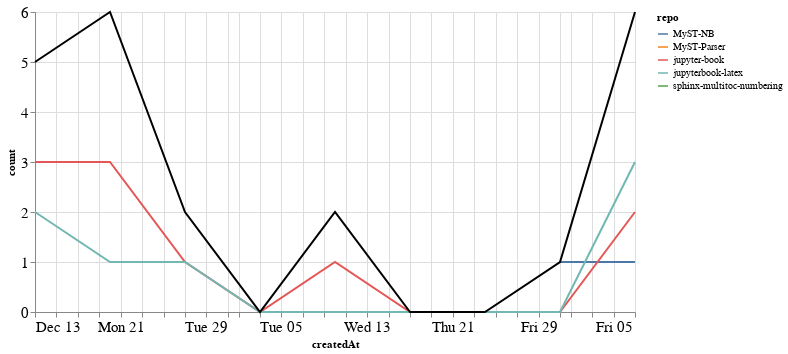

Write notebook code for a chart like this one.
### Markdown cell above
### Comments

### Code cell
comments_time = comments.groupby('repo').resample('W', on='createdAt').count()['author'].reset_index()
comments_time = comments_time.rename(columns={'author': 'count'})
comments_time_total = comments_time.groupby('createdAt').agg({"count": "sum"}).reset_index()
ch1 = alt.Chart(comments_time, width=600).mark_line().encode(
    x='createdAt',
    y='count',
    color='repo',
    tooltip="repo"
)

ch2 = alt.Chart(comments_time_total, width=600).mark_line(color="black").encode(
    x='createdAt',
    y='count',
)

ch1 + ch2

### Figure 1 — Vega-Lite specification as saved in the notebook (floating-point values rounded to 4 significant figures)
{"config": {"axisLeft": {"labelFontSize": 15}, "axisBottom": {"labelFontSize": 15}}, "layer": [{"data": {"name": "data-975ea37c59b7f8388df3868d44f7b47f"}, "mark": "line", "encoding": {"color": {"type": "nominal", "field": "repo"}, "tooltip": {"type": "nominal", "field": "repo"}, "x": {"type": "temporal", "field": "createdAt"}, "y": {"type": "quantitative", "field": "count"}}, "width": 600}, {"data": {"name": "data-f9bed72a3ea3f46961af6b83bf328777"}, "mark": {"type": "line", "color": "black"}, "encoding": {"x": {"type": "temporal", "field": "createdAt"}, "y": {"type": "quantitative", "field": "count"}}, "width": 600}], "$schema": "https://vega.github.io/schema/vega-lite/v4.8.1.json", "datasets": {"data-975ea37c59b7f8388df3868d44f7b47f": [{"repo": "MyST-NB", "createdAt": "2021-01-31T00:00:00", "count": 1}, {"repo": "MyST-NB", "createdAt": "2021-02-07T00:00:00", "count": 1}, {"repo": "MyST-Parser", "createdAt": "2020-12-20T00:00:00", "count": 2}, {"repo": "jupyter-book", "createdAt": "2020-12-13T00:00:00", "count": 3}, {"repo": "jupyter-book", "createdAt": "2020-12-20T00:00:00", "count": 3}, {"repo": "jupyter-book", "createdAt": "2020-12-27T00:00:00", "count": 1}, {"repo": "jupyter-book", "createdAt": "2021-01-03T00:00:00", "count": 0}, {"repo": "jupyter-book", "createdAt": "2021-01-10T00:00:00", "count": 1}, {"repo": "jupyter-book", "createdAt": "2021-01-17T00:00:00", "count": 0}, {"repo": "jupyter-book", "createdAt": "2021-01-24T00:00:00", "count": 0}, {"repo": "jupyter-book", "createdAt": "2021-01-31T00:00:00", "count": 0}, {"repo": "jupyter-book", "createdAt": "2021-02-07T00:00:00", "count": 2}, {"repo": "jupyterbook-latex", "createdAt": "2020-12-13T00:00:00", "count": 2}, {"repo": "jupyterbook-latex", "createdAt": "2020-12-20T00:00:00", "count": 1}, {"repo": "jupyterbook-latex", "createdAt": "2020-12-27T00:00:00", "count": 1}, {"repo": "jupyterbook-latex", "createdAt": "2021-01-03T00:00:00", "count": 0}, {"repo": "jupyterbook-latex", "createdAt": "2021-01-10T00:00:00", "count": 0}, {"repo": "jupyterbook-latex", "createdAt": "2021-01-17T00:00:00", "count": 0}, {"repo": "jupyterbook-latex", "createdAt": "2021-01-24T00:00:00", "count": 0}, {"repo": "jupyterbook-latex", "createdAt": "2021-01-31T00:00:00", "count": 0}, {"repo": "jupyterbook-latex", "createdAt": "2021-02-07T00:00:00", "count": 3}, {"repo": "sphinx-multitoc-numbering", "createdAt": "2021-01-10T00:00:00", "count": 1}], "data-f9bed72a3ea3f46961af6b83bf328777": [{"createdAt": "2020-12-13T00:00:00", "count": 5}, {"createdAt": "2020-12-20T00:00:00", "count": 6}, {"createdAt": "2020-12-27T00:00:00", "count": 2}, {"createdAt": "2021-01-03T00:00:00", "count": 0}, {"createdAt": "2021-01-10T00:00:00", "count": 2}, {"createdAt": "2021-01-17T00:00:00", "count": 0}, {"createdAt": "2021-01-24T00:00:00", "count": 0}, {"createdAt": "2021-01-31T00:00:00", "count": 1}, {"createdAt": "2021-02-07T00:00:00", "count": 6}]}}
